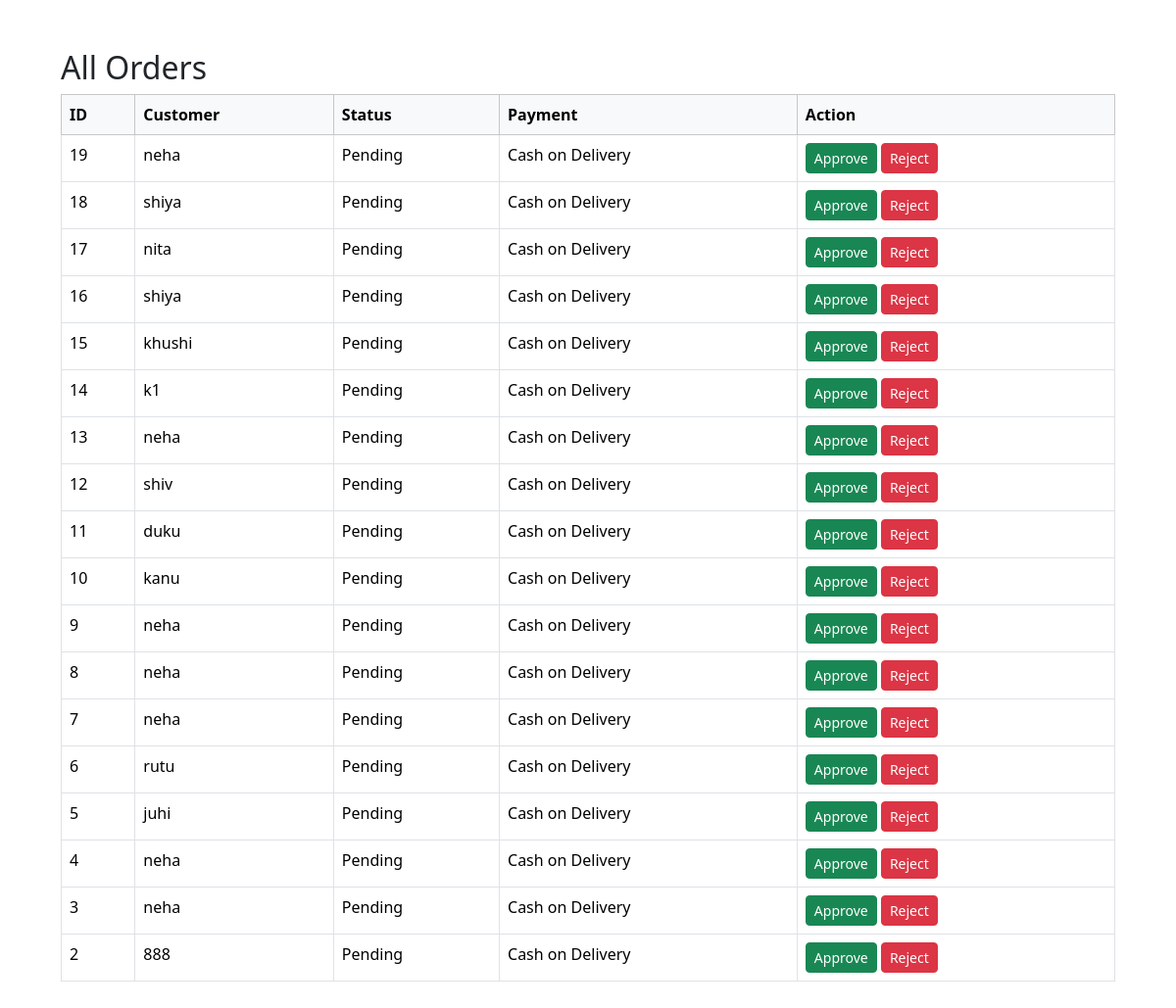
Page /admin/admin_order.php (signed in) on the committed database.
### tables this page shows
CREATE TABLE `purchase_details` (
  `id` int(11) NOT NULL,
  `purchase_id` int(11) NOT NULL,
  `fullname` varchar(255) NOT NULL,
  `email` varchar(255) NOT NULL,
  `phone` varchar(50) NOT NULL,
  `address` text NOT NULL,
  `payment_method` varchar(50) NOT NULL
);

CREATE TABLE `purchase_history` (
  `id` int(11) NOT NULL,
  `customer_id` int(11) NOT NULL,
  `total_price` decimal(10,2) NOT NULL,
  `status` varchar(50) NOT NULL DEFAULT 'Pending',
  `created_at` timestamp NOT NULL DEFAULT CURRENT_TIMESTAMP
);

### admin/admin_order.php (the view, shortened to what this page needs)
<?php
include 'config.php';
$sql = "SELECT ph.*, pd.fullname, pd.email, pd.phone, pd.address, pd.payment_method
        FROM purchase_history ph
        JOIN purchase_details pd ON ph.id = pd.purchase_id
        ORDER BY ph.created_at DESC";
$result = $con->query($sql);
?>
<!DOCTYPE html>
<html lang="en">
<head>
<link href="https://cdn.jsdelivr.net/npm/bootstrap@5.3.3/dist/css/bootstrap.min.css" rel="stylesheet">
</head>
<body>
<div class="container">
<h2>All Orders</h2>
<table class="table table-bordered">
    <thead class="table-light">
        <tr>
            <th>ID</th>
            <th>Customer</th>
            <th>Status</th>
            <th>Payment</th>
            <th>Action</th>
        </tr>
    </thead>
    <tbody>
    <?php while($row = $result->fetch_assoc()): ?>
        <tr>
            <td><?php echo $row['id']; ?></td>
            <td><?php echo htmlspecialchars($row['fullname']); ?></td>
            <td><?php echo $row['status']; ?></td>
            <td><?php echo $row['payment_method']; ?></td>
            <td>
                <?php if($row['status'] === 'Pending'): ?>
                    <a href="?action=approve&id=<?php echo $row['id']; ?>" class="btn btn-success btn-sm">Approve</a>
                    <a href="?action=reject&id=<?php echo $row['id']; ?>" class="btn btn-danger btn-sm">Reject</a>
                <?php else: ?>
                    <span class="text-muted">No action</span>
                <?php endif; ?>
            </td>
        </tr>
    <?php endwhile; ?>
    </tbody>
</table>
</div>
</body>
</html>

### admin/admin_order.php (style rules this page uses)
body { padding:50px; }

### rows in the picture
purchase_details: purchase "19", fullname "neha", purchase.status "Pending", payment_method "Cash on Delivery"
purchase_details: purchase "18", fullname "shiya", purchase.status "Pending", payment_method "Cash on Delivery"
purchase_details: purchase "17", fullname "nita", purchase.status "Pending", payment_method "Cash on Delivery"
purchase_details: purchase "16", fullname "shiya", purchase.status "Pending", payment_method "Cash on Delivery"
purchase_details: purchase "15", fullname "khushi", purchase.status "Pending", payment_method "Cash on Delivery"
purchase_details: purchase "14", fullname "k1", purchase.status "Pending", payment_method "Cash on Delivery"
purchase_details: purchase "13", fullname "neha", purchase.status "Pending", payment_method "Cash on Delivery"
purchase_details: purchase "12", fullname "shiv", purchase.status "Pending", payment_method "Cash on Delivery"
purchase_details: purchase "11", fullname "duku", purchase.status "Pending", payment_method "Cash on Delivery"
purchase_details: purchase "10", fullname "kanu", purchase.status "Pending", payment_method "Cash on Delivery"
purchase_details: purchase "9", fullname "neha", purchase.status "Pending", payment_method "Cash on Delivery"
purchase_details: purchase "8", fullname "neha", purchase.status "Pending", payment_method "Cash on Delivery"
purchase_details: purchase "7", fullname "neha", purchase.status "Pending", payment_method "Cash on Delivery"
purchase_details: purchase "6", fullname "rutu", purchase.status "Pending", payment_method "Cash on Delivery"
purchase_details: purchase "5", fullname "juhi", purchase.status "Pending", payment_method "Cash on Delivery"
purchase_details: purchase "4", fullname "neha", purchase.status "Pending", payment_method "Cash on Delivery"
purchase_details: purchase "3", fullname "neha", purchase.status "Pending", payment_method "Cash on Delivery"
purchase_details: purchase "2", fullname "888", purchase.status "Pending", payment_method "Cash on Delivery"
